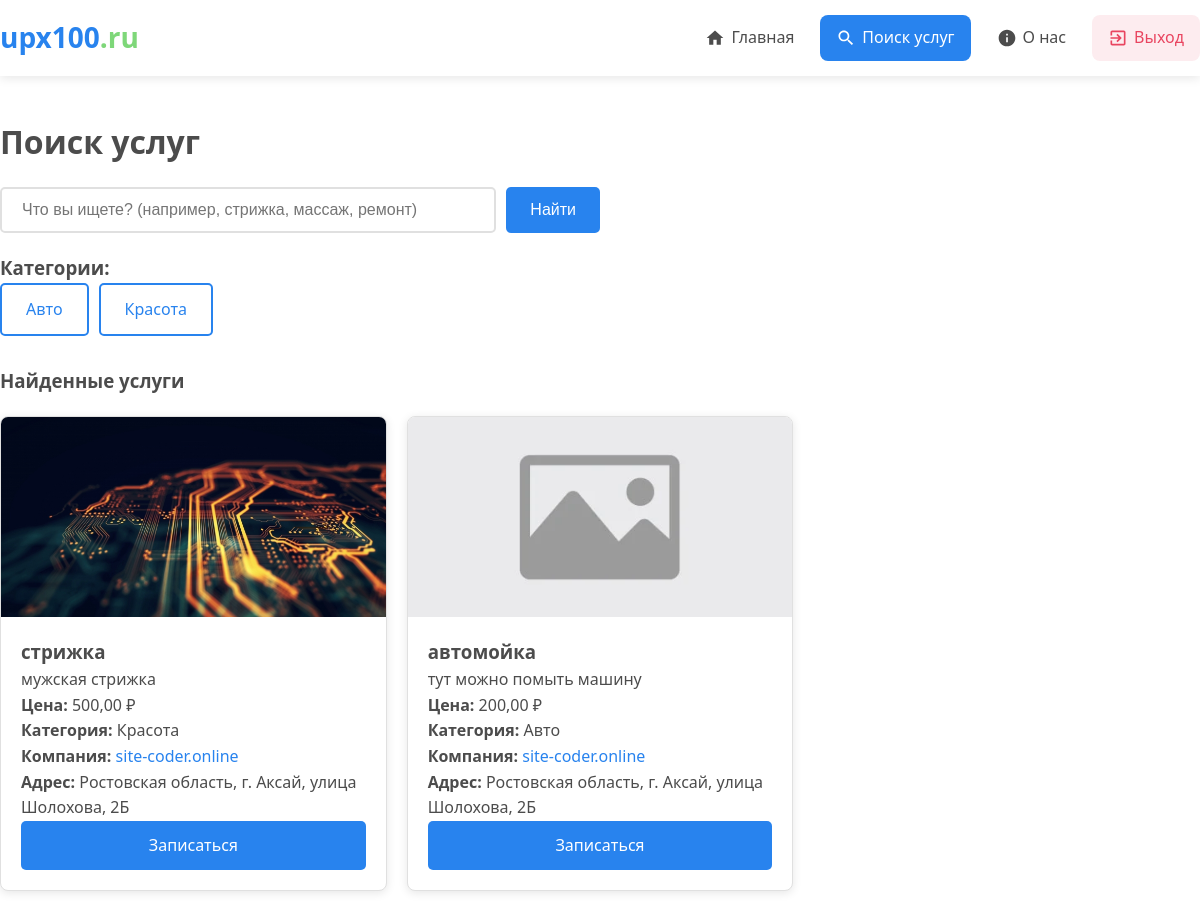
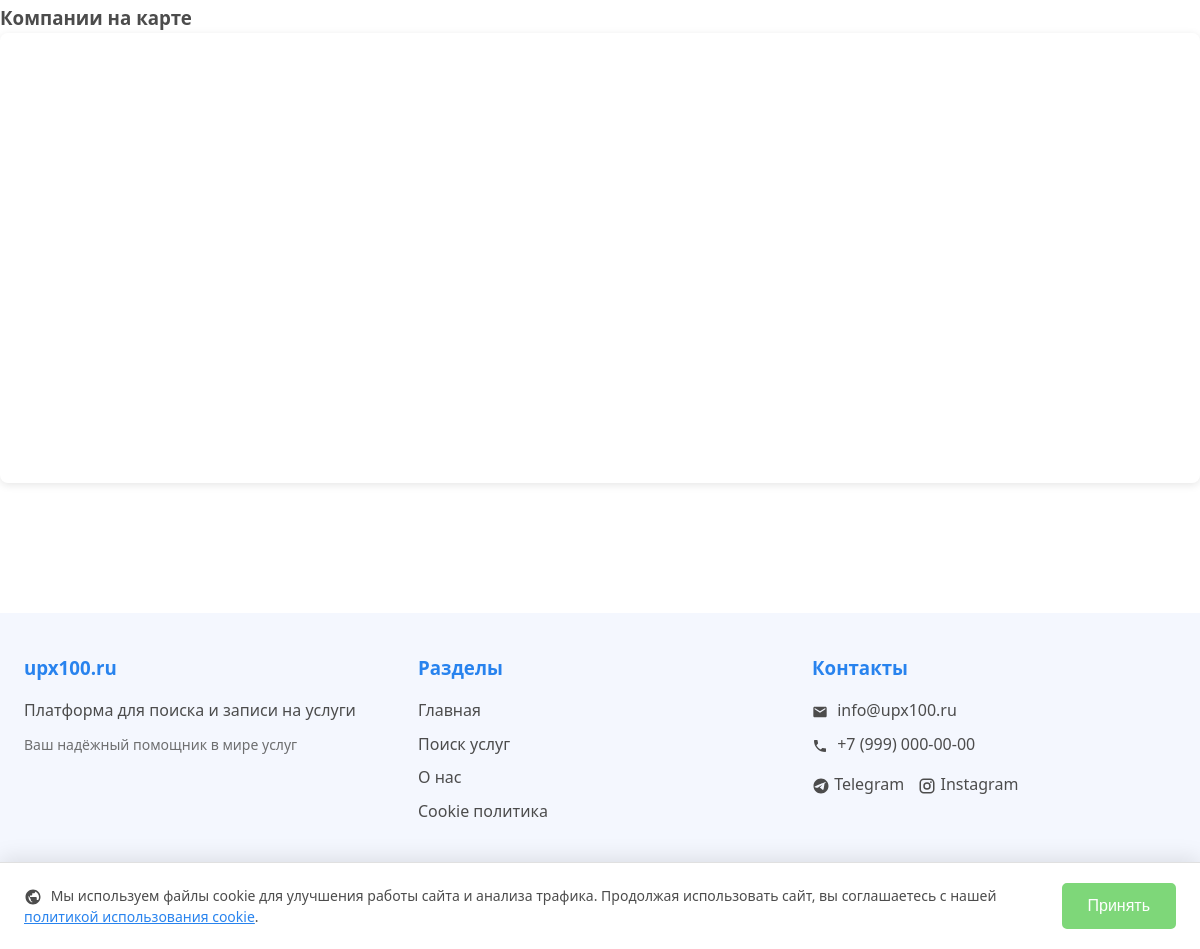
Screenshot of /search/ (signed in) with the database file from the repository (2 pictures, top to bottom).
### companies/models.py (models this page shows, shortened)
class Category(models.Model):
    name = models.CharField(
        max_length=100,
        unique=True,
        verbose_name='Название категории'
    )
    slug = models.SlugField(
        max_length=100,
        unique=True,
        verbose_name='Слаг'
    )
    icon = models.ImageField(
        upload_to='categories/icons/',
        blank=True,
        null=True,
        verbose_name='Иконка'
    )
    created_at = models.DateTimeField(
        auto_now_add=True,
        verbose_name='Дата создания'
    )
    class Meta:
        verbose_name = 'Категория'
        verbose_name_plural = 'Категории'
        ordering = ['name']

### business/models.py (models this page shows, shortened)
class Service(models.Model):
    company = models.ForeignKey(Company, on_delete=models.CASCADE, related_name='services', verbose_name="Компания")
    category = models.ForeignKey('companies.Category', on_delete=models.SET_NULL, null=True, blank=True, related_name='business_services', verbose_name="Категория")
    subcategory = models.ForeignKey('companies.Subcategory', on_delete=models.SET_NULL, null=True, blank=True, related_name='business_services', verbose_name="Подкатегория")
    employees = models.ManyToManyField(Employee, related_name='services', verbose_name="Сотрудники")
    name = models.CharField(max_length=200, verbose_name="Название услуги")
    description = models.TextField(blank=True, verbose_name="Описание")
    price = models.DecimalField(max_digits=10, decimal_places=2, verbose_name="Цена (руб)")
    duration = models.PositiveIntegerField(help_text="Длительность в минутах", verbose_name="Длительность (мин)", null=True, blank=True)
    photo = models.ImageField(upload_to='service_photos/', blank=True, null=True, verbose_name="Фото услуги")
    created_at = models.DateTimeField(auto_now_add=True)
    updated_at = models.DateTimeField(auto_now=True)
    payment_amount = models.DecimalField(max_digits=10, decimal_places=2, default=0, verbose_name="Сумма оплаты (руб/мес)")
    payment_due_date = models.DateTimeField(null=True, blank=True, verbose_name="Дата окончания оплаты")
    last_payment_date = models.DateTimeField(null=True, blank=True, verbose_name="Дата последней оплаты")
    class Meta:
        verbose_name = "Услуга"
        verbose_name_plural = "Услуги"

class Company(models.Model):
    owner = models.OneToOneField(settings.AUTH_USER_MODEL, on_delete=models.CASCADE, related_name='company')
    name = models.CharField(max_length=200, verbose_name="Название компании")
    description = models.TextField(blank=True, verbose_name="Описание")
    logo = models.ImageField(upload_to='company_logos/', blank=True, null=True, verbose_name="Логотип")
    photo = models.ImageField(upload_to='company_photos/', blank=True, null=True, verbose_name="Фото компании")
    address = models.CharField(max_length=300, verbose_name="Адрес")
    latitude = models.DecimalField(max_digits=9, decimal_places=6, blank=True, null=True, verbose_name="Широта")
    longitude = models.DecimalField(max_digits=9, decimal_places=6, blank=True, null=True, verbose_name="Долгота")
    phone = models.CharField(max_length=20, blank=True, verbose_name="Телефон")
    email = models.EmailField(blank=True, verbose_name="Email")
    is_verified = models.BooleanField(default=False, verbose_name="Проверена модератором")
    created_at = models.DateTimeField(auto_now_add=True)
    updated_at = models.DateTimeField(auto_now=True)
    class Meta:
        verbose_name = "Компания"
        verbose_name_plural = "Компании"

### search/views.py (the view)
# urls.py: path('', views.search_view, name='search'),
def search_view(request):
    query = request.GET.get('q', '')
    category_slug = request.GET.get('category', '')
    subcategory_slug = request.GET.get('subcategory', '')
    base_services = Service.objects.select_related('company').filter(
        payment_due_date__gt=timezone.now(),
        payment_due_date__isnull=False,
        company__is_verified=True
    )
    categories = Category.objects.all()
    if query:
        similar_service_ids = search_similar(query, top_k=20)
        if similar_service_ids:
            vector_services = base_services.filter(id__in=similar_service_ids)
            keyword_services = base_services.filter(
                Q(name__icontains=query) |
                Q(description__icontains=query)
            )
            all_service_ids = list(vector_services.values_list('id', flat=True))
            for service in keyword_services:
                if service.id not in all_service_ids:
                    all_service_ids.append(service.id)
            services = base_services.filter(id__in=all_service_ids)
        else:
            services = base_services.filter(
                Q(name__icontains=query) |
                Q(description__icontains=query)
            )
    else:
        services = base_services
    selected_subcategories = []
    if category_slug:
        subcategories = Subcategory.objects.filter(category__slug=category_slug)
        selected_subcategories = list(subcategories)
        services = services.filter(subcategory__in=subcategories)
        if subcategory_slug:
            services = services.filter(subcategory__slug=subcategory_slug)
    companies_with_coords = []
    seen_company_ids = set()
    for service in services:
        company = service.company
        if company.id not in seen_company_ids and company.latitude and company.longitude:
            seen_company_ids.add(company.id)
            companies_with_coords.append({
                'id': company.id,
                'name': company.name,
                'address': company.address,
                'lat': float(company.latitude),
                'lng': float(company.longitude),
                'url': f"/company/{company.id}/",
                'logo': company.logo.url if company.logo else None,
            })
    context = {
        'query': query,
        'services': services,
        'categories': categories,
        'selected_category': category_slug,
        'selected_subcategory': subcategory_slug,
        'selected_subcategories': selected_subcategories,
        'map_data': json.dumps(companies_with_coords),
        'has_map': len(companies_with_coords) > 0,
        'yandex_maps_api_key': settings.YANDEX_MAPS_API_KEY,
        'company_url_name': 'business:company_public_profile',
    }
    return render(request, 'search/search.html', context)

### accounts/models.py (called while the page is built)
    def is_entrepreneur(self):
        return self.role == 'entrepreneur'

### templates/search/search.html (shortened to what this page needs)
{% extends 'base.html' %}
{% load static %}
{% block content %}
<div class="container" style="padding: 40px 0;">
    <h1>Поиск услуг</h1>
    <form method="get" class="search-form" style="margin: 20px 0;">
        <input type="text" name="q" class="search-form__input" placeholder="Что вы ищете? (например, стрижка, массаж, ремонт)" value="{{ query }}">
        <button type="submit" class="btn btn--primary">Найти</button>
    </form>
    {% if categories %}
    <div style="margin: 20px 0;">
        <h3>Категории:</h3>
        <div style="display: flex; gap: 10px; flex-wrap: wrap; margin-bottom: 20px;">
            {% for category in categories %}
                <a href="?category={{ category.slug }}{% if query %}&q={{ query }}{% endif %}"
                   class="btn btn--outline"
                   style="{% if category.slug == request.GET.category %}background: #007bff; color: white; border-color: #007bff;{% endif %}">
                    {{ category.name }}
                </a>
            {% endfor %}
        </div>
    </div>
    {% endif %}
    {% if services %}
        <h3 style="margin-top: 30px;">Найденные услуги</h3>
        <div style="display: grid; grid-template-columns: repeat(auto-fill, minmax(300px, 1fr)); gap: 20px; margin-top: 20px;">
            {% for service in services %}
                <div class="card" style="border: 1px solid #e0e0e0; border-radius: 8px;">
                    {% if service.photo %}
                        <img src="{{ service.photo.url }}" alt="{{ service.name }}" class="card__image">
                    {% else %}
                        <img src="{% static 'img/no_img.webp' %}" alt="{{ service.name }}" class="card__image">
                    {% endif %}
                    <div class="card__content">
                        <h3>{{ service.name }}</h3>
                        <p>{{ service.description|truncatewords:20 }}</p>
                        <p><strong>Цена:</strong> {{ service.price }} ₽</p>
                        <p><strong>Категория:</strong> {{ service.category.name }}</p>
                        {% if service.company %}
                            <p><strong>Компания:</strong> <a href="{% url 'business:company_public_profile' service.company.id %}">{{ service.company.name }}</a></p>
                            <p><strong>Адрес:</strong> {{ service.company.address }}</p>
                        {% endif %}
                        <a href="{% url 'client:service_detail' service.pk %}" class="btn btn--primary">Записаться</a>
                    </div>
                </div>
            {% endfor %}
        </div>
    {% else %}
        <div style="margin-top: 40px; text-align: center;">
            <p>Услуги не найдены. Попробуйте изменить поисковый запрос или выбрать другую категорию.</p>
        </div>
    {% endif %}
    {% if has_map %}
    <div style="margin: 30px 0;">
        <h3>Компании на карте</h3>
        <div id="map" style="height: 450px; width: 100%; border-radius: 8px; box-shadow: 0 2px 8px rgba(0,0,0,0.1);"></div>
    </div>
    {% endif %}
</div>
{% endblock %}

### static/css/style.css (style rules this page uses)
:root { --primary-gray: #4c4c4c; --blue: #2883ee; --blue-hover: #1B76E0; --gray-light: #f4f7fe; --green: #7ed779; --green-hover: #6dc669; --color-white: #ffffff; --color-text: #4c4c4c; --color-border: #e0e0e0; --color-dark: #1a1a2e; }
* { margin: 0; padding: 0; box-sizing: border-box; }
body { font-family: 'Segoe UI', Tahoma, Geneva, Verdana, sans-serif; background-color: var(--color-white); color: var(--primary-gray); line-height: 1.6; }
a { text-decoration: none; color: var(--blue); transition: color 0.3s ease; }
.container { max-width: 1200px; margin: 0 auto; padding: 0 1.5rem; }
.btn { display: inline-block; padding: 12px 24px; border: none; border-radius: 5px; cursor: pointer; font-size: 16px; font-weight: 500; transition: all 0.3s ease; text-align: center; }
.btn--primary { background-color: var(--blue); color: var(--color-white); }
.btn--outline { background-color: transparent; border: 2px solid var(--blue); color: var(--blue); }
.search-form { display: flex; gap: 10px; max-width: 600px; margin: 0 auto; }
.search-form__input { flex: 1; padding: 12px 20px; border: 2px solid var(--color-border); border-radius: 5px; font-size: 16px; outline: none; }
.search-form button { background-color: var(--blue); color: var(--color-white); border: none; }
.card { background-color: var(--color-white); border-radius: 10px; box-shadow: 0 2px 10px rgba(0, 0, 0, 0.1); overflow: hidden; transition: transform 0.3s ease, box-shadow 0.3s ease; display: flex; flex-direction: column; }
.card__image { width: 100%; height: 200px; object-fit: cover; }
.card__content { padding: 20px; flex: 1; display: flex; flex-direction: column; }
.card__content .btn { margin-top: auto; }

### rows the page displays
Category: name "Авто"
Category: name "Красота"
Service: photo (picture), name "стрижка", description "мужская стрижка", price "500,00", category.name "Красота", company.name "site-coder.online", company.address "Ростовская область, г. Аксай, улица Шолохова, 2Б"
Service: name "автомойка", description "тут можно помыть машину", price "200,00", category.name "Авто", company.name "site-coder.online", company.address "Ростовская область, г. Аксай, улица Шолохова, 2Б"
